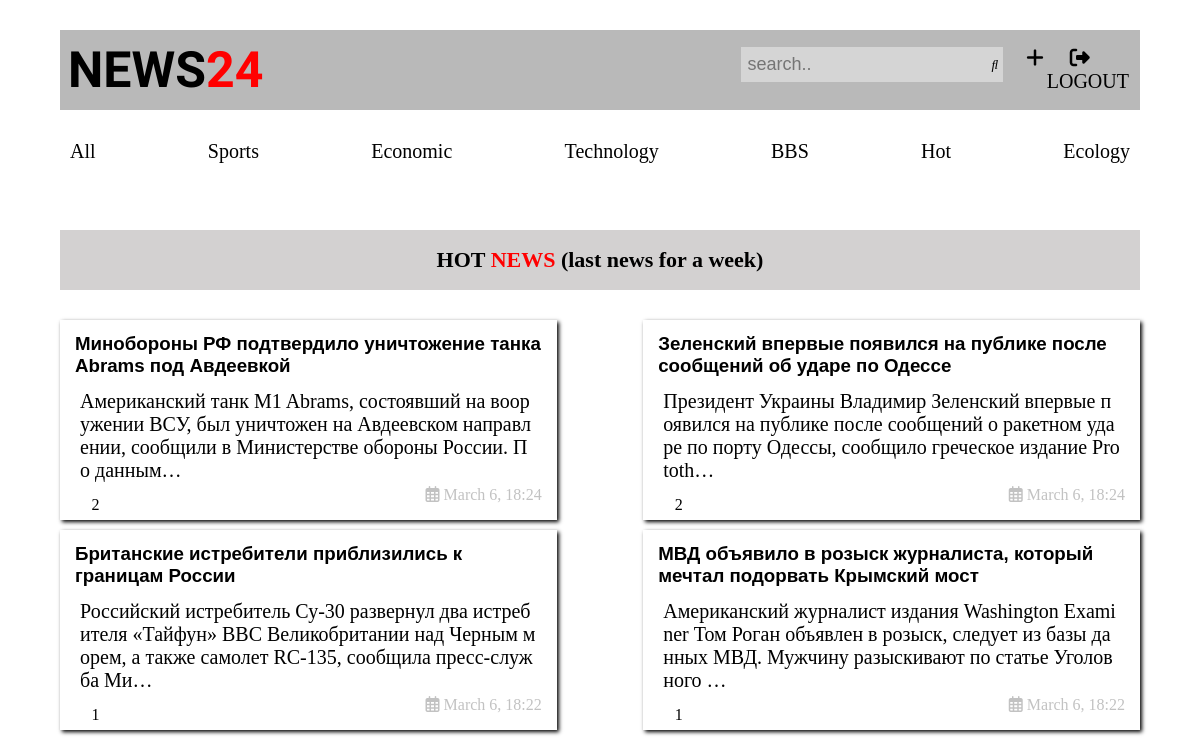
The app's page / (signed in) with its own data.
### news/models.py (models this page shows, shortened)
class News(models.Model):
    class Status(models.TextChoices):
        DRAFT = 'DF', 'Draft',
        PUBLISHED = 'PB', 'Published'
    title = models.CharField(max_length=250)
    slug = models.SlugField(max_length=250, unique_for_date='publish')
    body = models.TextField()
    view =models.PositiveIntegerField(default=0)
    publish = models.DateTimeField(default=timezone.now)
    created_at = models.DateTimeField(auto_now_add=True)
    updated_at = models.DateTimeField(auto_now=True)
    status = models.CharField(max_length=2, choices=Status.choices, default=Status.DRAFT)
    author = models.ForeignKey(User, on_delete=models.CASCADE, related_name='new_posts')
    objects = models.Manager()
    published = PublishedManager()
    class Meta:
        ordering = ['-publish']
        indexes = [
            models.Index(fields=['-publish'])
        ]

### news/views.py (the view)
# urls.py: path('', views.news_list, name='news_list'),
def news_list(request):
    news = News.objects.all()
    paginator = Paginator(news, 3)
    page_number = request.GET.get('page',1)
    posts = paginator.get_page(page_number)
    return render(request, 'news/home.html', {'news':news})

### news/templates/news/home.html (shortened to what this page needs)
{% extends 'base.html'%}
{% block body  %}
    <div class="box-forlastnews">
        <div class="line">
            <h3>HOT <span>NEWS</span> (last news for a week)</h3>
        </div>
    </div>
    <div class="card-box">
    {% for i in news %}
        <div class="card">
            <div class="title">
                <h3><a style="color:black; text-decoration: none" href="{% url 'news_detail' id=i.id %}">{{ i.title|truncatechars:80|linebreaks }}</a></h3>
            </div>
            <div class="content">
                <p>{{ i.body|truncatechars:150 }}</p>
            </div>
            <div class="footer-card">
                <div class="view">
                   <p><i class="fa-duotone fa-eye"></i> {{ i.view }}</p>
                </div>
                <div class="time">
                  <p style="margin-bottom: 20px;"><i class="fa-sharp fa-regular fa-calendar-days"></i> {{ i.created_at|date:"F j, H:i" }}</p>
                </div>
            </div>
        </div>
    {% endfor %}
    </div>
{% endblock body %}

### news/static/css/style.css (style rules this page uses)
* { padding: 0; margin: 0; box-sizing: border-box; }
span { color:red; }
.box-forlastnews { width: 90%; height: 60px; background-color: #d3d1d1; display: flex; justify-content: center; margin: 0 auto; align-items: center; }
.line { width: 80%; }
.line>h3 { font-family:"Arial Rounded MT Bold"; text-align: center; animation: scroll 4s linear 3; position: relative; font-size: 22px; }
.card-box { height: 100%; width: 90%; display: flex; flex-wrap: wrap; margin: 20px auto; justify-content: space-between; }
.card { margin-top:10px; width: 46%; height: 200px; box-shadow: 2px 2px 4px black; transition: 0.4s; }
.title { padding:0 10px; height: auto; padding:15px; display: flex; justify-content: center; align-items: center; height: 70px; }
.title>h3 { font-family: "Arial"; }
.content { padding:0 20px; height: 80px; max-width: 100%; word-break: break-all; }
.content>p { font-size: 20px; }
.footer-card { align-items: center; height: 40px; margin-top:10px; justify-content: space-between; padding: 15px 15px; display: flex; }
.time,.author { color: #9999; }
.time { margin-top: 20px; display: flex; justify-content: flex-end; margin-bottom: 10px; }
.view>p { margin-top: 10px; }

### records on screen
News: title "Минобороны РФ подтвердило уничтожение танка Abrams под Авдеевкой", body "Американский танк M1 Abrams, состоявший на вооружении ВСУ, был уничтожен на Авдеевском направлении, сообщили в Министерстве обороны России. По данным…", view "2", created_at "March 6, 18:24"
News: title "Зеленский впервые появился на публике после сообщений об ударе по Одессе", body "Президент Украины Владимир Зеленский впервые появился на публике после сообщений о ракетном ударе по порту Одессы, сообщило греческое издание Prototh…", view "2", created_at "March 6, 18:24"
News: title "Британские истребители приблизились к границам России", body "Российский истребитель Су-30 развернул два истребителя «Тайфун» ВВС Великобритании над Черным морем, а также самолет RC-135, сообщила пресс-служба Ми…", view "1", created_at "March 6, 18:22"
News: title "МВД объявило в розыск журналиста, который мечтал подорвать Крымский мост", body "Американский журналист издания Washington Examiner Том Роган объявлен в розыск, следует из базы данных МВД. Мужчину разыскивают по статье Уголовного …", view "1", created_at "March 6, 18:22"
